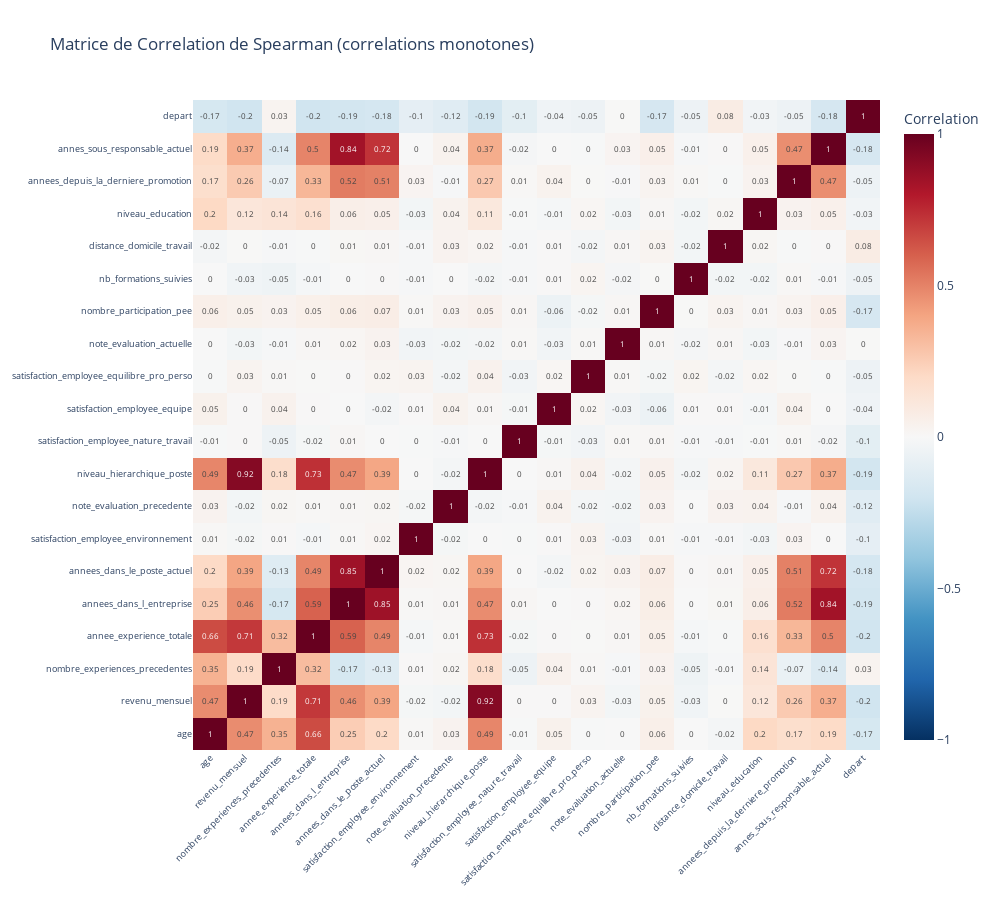

Write notebook code for a chart like this one.
### Markdown cell above
### 9.1b Matrice de correlation de Spearman

**Spearman** mesure les correlations **monotones** (pas forcement lineaires) :

- Plus robuste aux outliers
- Detecte les relations non-lineaires croissantes/decroissantes
- Recommande en complement de Pearson

### Code cell
# Utiliser les colonnes numeriques actuelles de df_clean
num_cols_current = df_clean.select_dtypes(include=["number"]).columns.tolist()
corr_spearman = df_clean[num_cols_current].corr(method="spearman")

# Visualisation
fig_spearman = go.Figure(
    data=go.Heatmap(
        z=corr_spearman.values,
        x=corr_spearman.columns,
        y=corr_spearman.columns,
        colorscale="RdBu_r",
        zmid=0,
        text=corr_spearman.values.round(2),
        texttemplate="%{text}",
        textfont={"size": 8},
        colorbar=dict(title="Correlation"),
    )
)

fig_spearman.update_layout(
    title="Matrice de Correlation de Spearman (correlations monotones)",
    width=1000,
    height=900,
    xaxis=dict(tickangle=-45, tickfont=dict(size=9)),
    yaxis=dict(tickfont=dict(size=9)),
)

fig_spearman.show()

# Comparaison Pearson vs Spearman pour la cible
# La variable cible est dans corr_matrix (de Pearson) sous le nom "depart"
target_name = "depart" if "depart" in corr_spearman.columns else "depart_volontaire"

if target_name in corr_spearman.columns:
    print(f"\nCOMPARAISON PEARSON vs SPEARMAN (correlations avec '{target_name}') :")
    print("-" * 65)
    spearman_corr = (
        corr_spearman[target_name]
        .drop(target_name)
        .sort_values(key=abs, ascending=False)
    )
    print(f"{'Variable':<40} {'Pearson':>12} {'Spearman':>12}")
    print("-" * 65)
    for var in spearman_corr.index[:10]:
        if var in target_corr.index:
            p = target_corr[var]
            s = spearman_corr[var]
            print(f"{var:<40} {p:>+12.3f} {s:>+12.3f}")
else:
    print("Note: La variable cible n'est plus dans df_clean (separee dans 'y').")

### Figure 1 — Plotly figure (JSON) as saved in the notebook; plotly's stock layout.template omitted (floating-point values rounded to 4 significant figures; data arrays with more than 128 entries replaced by an {"elided": "..."} marker saying what was removed)
{"data": [{"colorbar": {"title": {"text": "Correlation"}}, "colorscale": [[0, "rgb(5,48,97)"], [0.1, "rgb(33,102,172)"], [0.2, "rgb(67,147,195)"], [0.3, "rgb(146,197,222)"], [0.4, "rgb(209,229,240)"], [0.5, "rgb(247,247,247)"], [0.6, "rgb(253,219,199)"], [0.7, "rgb(244,165,130)"], [0.8, "rgb(214,96,77)"], [0.9, "rgb(178,24,43)"], [1, "rgb(103,0,31)"]], "text": {"elided": "20x20 float values"}, "textfont": {"size": 8}, "texttemplate": "%{text}", "type": "heatmap", "x": ["age", "revenu_mensuel", "nombre_experiences_precedentes", "annee_experience_totale", "annees_dans_l_entreprise", "annees_dans_le_poste_actuel", "satisfaction_employee_environnement", "note_evaluation_precedente", "niveau_hierarchique_poste", "satisfaction_employee_nature_travail", "satisfaction_employee_equipe", "satisfaction_employee_equilibre_pro_perso", "note_evaluation_actuelle", "nombre_participation_pee", "nb_formations_suivies", "distance_domicile_travail", "niveau_education", "annees_depuis_la_derniere_promotion", "annes_sous_responsable_actuel", "depart"], "y": ["age", "revenu_mensuel", "nombre_experiences_precedentes", "annee_experience_totale", "annees_dans_l_entreprise", "annees_dans_le_poste_actuel", "satisfaction_employee_environnement", "note_evaluation_precedente", "niveau_hierarchique_poste", "satisfaction_employee_nature_travail", "satisfaction_employee_equipe", "satisfaction_employee_equilibre_pro_perso", "note_evaluation_actuelle", "nombre_participation_pee", "nb_formations_suivies", "distance_domicile_travail", "niveau_education", "annees_depuis_la_derniere_promotion", "annes_sous_responsable_actuel", "depart"], "z": {"elided": "20x20 float values"}, "zmid": 0}], "layout": {"height": 900, "title": {"text": "Matrice de Correlation de Spearman (correlations monotones)"}, "width": 1000, "xaxis": {"tickangle": -45, "tickfont": {"size": 9}}, "yaxis": {"tickfont": {"size": 9}}}}
